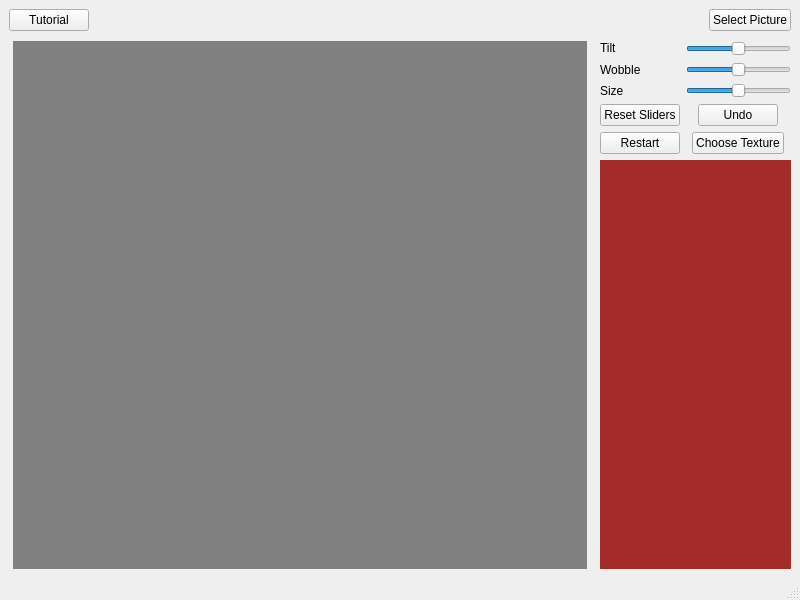
<?xml version="1.0" encoding="UTF-8"?>
<ui version="4.0">
 <class>MainWindow</class>
 <widget class="QMainWindow" name="MainWindow">
  <property name="geometry">
   <rect>
    <x>0</x>
    <y>0</y>
    <width>800</width>
    <height>600</height>
   </rect>
  </property>
  <property name="windowTitle">
   <string>MainWindow</string>
  </property>
  <widget class="QWidget" name="centralwidget">
   <layout class="QVBoxLayout" name="verticalLayout_2">
    <item>
     <layout class="QHBoxLayout" name="horizontalLayout">
      <item alignment="Qt::AlignLeft|Qt::AlignTop">
       <widget class="QPushButton" name="tutorialBtn">
        <property name="sizePolicy">
         <sizepolicy hsizetype="Preferred" vsizetype="Preferred">
          <horstretch>0</horstretch>
          <verstretch>0</verstretch>
         </sizepolicy>
        </property>
        <property name="text">
         <string>Tutorial</string>
        </property>
       </widget>
      </item>
      <item alignment="Qt::AlignRight|Qt::AlignTop">
       <widget class="QPushButton" name="selectPicBtn">
        <property name="sizePolicy">
         <sizepolicy hsizetype="Preferred" vsizetype="Preferred">
          <horstretch>0</horstretch>
          <verstretch>0</verstretch>
         </sizepolicy>
        </property>
        <property name="text">
         <string>Select Picture</string>
        </property>
       </widget>
      </item>
     </layout>
    </item>
    <item>
     <layout class="QHBoxLayout" name="horizontalLayout_2" stretch="3,1">
      <property name="spacing">
       <number>13</number>
      </property>
      <property name="leftMargin">
       <number>4</number>
      </property>
      <property name="topMargin">
       <number>4</number>
      </property>
      <property name="rightMargin">
       <number>0</number>
      </property>
      <property name="bottomMargin">
       <number>0</number>
      </property>
      <item>
       <widget class="QStackedWidget" name="stackedWidget">
        <property name="sizePolicy">
         <sizepolicy hsizetype="Minimum" vsizetype="Minimum">
          <horstretch>0</horstretch>
          <verstretch>0</verstretch>
         </sizepolicy>
        </property>
        <property name="styleSheet">
         <string notr="true">background-color:gray;</string>
        </property>
        <property name="currentIndex">
         <number>1</number>
        </property>
        <widget class="QWidget" name="page"/>
        <widget class="QWidget" name="page_2"/>
       </widget>
      </item>
      <item>
       <layout class="QVBoxLayout" name="verticalLayout">
        <property name="spacing">
         <number>6</number>
        </property>
        <item>
         <layout class="QGridLayout" name="gridLayout">
          <item row="4" column="1" alignment="Qt::AlignHCenter">
           <widget class="QPushButton" name="chooseTxtreBtn">
            <property name="sizePolicy">
             <sizepolicy hsizetype="Maximum" vsizetype="Maximum">
              <horstretch>0</horstretch>
              <verstretch>0</verstretch>
             </sizepolicy>
            </property>
            <property name="text">
             <string>Choose Texture</string>
            </property>
           </widget>
          </item>
          <item row="0" column="0">
           <widget class="QLabel" name="label">
            <property name="sizePolicy">
             <sizepolicy hsizetype="Maximum" vsizetype="Maximum">
              <horstretch>0</horstretch>
              <verstretch>0</verstretch>
             </sizepolicy>
            </property>
            <property name="text">
             <string>Tilt</string>
            </property>
           </widget>
          </item>
          <item row="1" column="0">
           <widget class="QLabel" name="label_2">
            <property name="sizePolicy">
             <sizepolicy hsizetype="Maximum" vsizetype="Preferred">
              <horstretch>0</horstretch>
              <verstretch>0</verstretch>
             </sizepolicy>
            </property>
            <property name="text">
             <string>Wobble</string>
            </property>
           </widget>
          </item>
          <item row="3" column="1" alignment="Qt::AlignHCenter">
           <widget class="QPushButton" name="undoBtn">
            <property name="sizePolicy">
             <sizepolicy hsizetype="Maximum" vsizetype="Fixed">
              <horstretch>0</horstretch>
              <verstretch>0</verstretch>
             </sizepolicy>
            </property>
            <property name="text">
             <string>Undo</string>
            </property>
           </widget>
          </item>
          <item row="2" column="0">
           <widget class="QLabel" name="label_3">
            <property name="sizePolicy">
             <sizepolicy hsizetype="Maximum" vsizetype="Preferred">
              <horstretch>0</horstretch>
              <verstretch>0</verstretch>
             </sizepolicy>
            </property>
            <property name="text">
             <string>Size</string>
            </property>
           </widget>
          </item>
          <item row="3" column="0">
           <widget class="QPushButton" name="resetSlidersBtn">
            <property name="text">
             <string>Reset Sliders</string>
            </property>
           </widget>
          </item>
          <item row="1" column="1">
           <widget class="QSlider" name="wobbleSlider">
            <property name="minimum">
             <number>-45</number>
            </property>
            <property name="maximum">
             <number>45</number>
            </property>
            <property name="orientation">
             <enum>Qt::Horizontal</enum>
            </property>
           </widget>
          </item>
          <item row="4" column="0">
           <widget class="QPushButton" name="restartBtn">
            <property name="text">
             <string>Restart</string>
            </property>
           </widget>
          </item>
          <item row="0" column="1">
           <widget class="QSlider" name="tiltSlider">
            <property name="sizePolicy">
             <sizepolicy hsizetype="Expanding" vsizetype="Maximum">
              <horstretch>0</horstretch>
              <verstretch>0</verstretch>
             </sizepolicy>
            </property>
            <property name="minimum">
             <number>-45</number>
            </property>
            <property name="maximum">
             <number>45</number>
            </property>
            <property name="value">
             <number>0</number>
            </property>
            <property name="orientation">
             <enum>Qt::Horizontal</enum>
            </property>
           </widget>
          </item>
          <item row="2" column="1">
           <widget class="QSlider" name="sizeSlider">
            <property name="minimum">
             <number>0</number>
            </property>
            <property name="maximum">
             <number>400</number>
            </property>
            <property name="value">
             <number>200</number>
            </property>
            <property name="sliderPosition">
             <number>200</number>
            </property>
            <property name="orientation">
             <enum>Qt::Horizontal</enum>
            </property>
            <property name="invertedAppearance">
             <bool>false</bool>
            </property>
            <property name="invertedControls">
             <bool>false</bool>
            </property>
           </widget>
          </item>
         </layout>
        </item>
        <item>
         <widget class="QWidget" name="widget" native="true">
          <property name="styleSheet">
           <string notr="true">background-color:brown;</string>
          </property>
         </widget>
        </item>
       </layout>
      </item>
     </layout>
    </item>
   </layout>
  </widget>
  <widget class="QMenuBar" name="menubar">
   <property name="geometry">
    <rect>
     <x>0</x>
     <y>0</y>
     <width>800</width>
     <height>21</height>
    </rect>
   </property>
  </widget>
  <widget class="QStatusBar" name="statusbar"/>
 </widget>
 <resources/>
 <connections/>
</ui>
